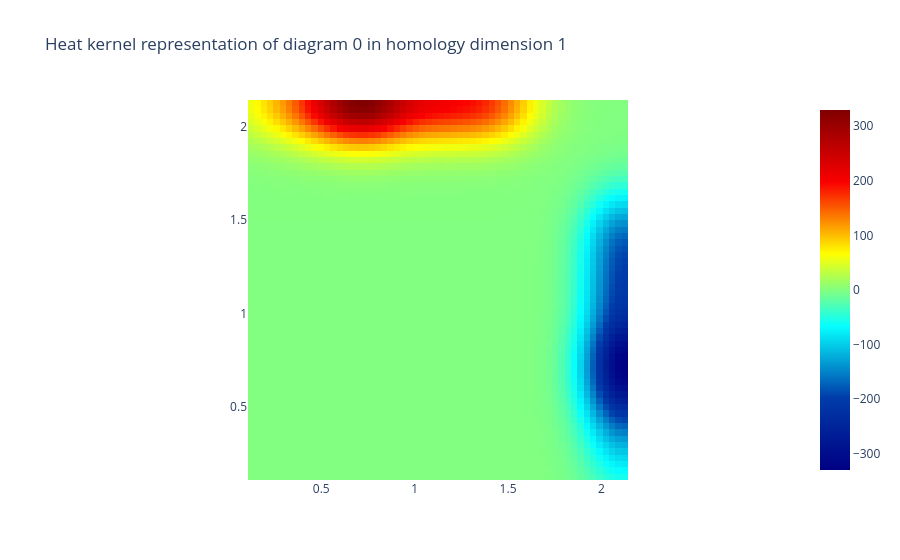

Notebook code for this chart:
### Markdown cell above
The final step is to define a vectorial representation of the persistence diagram that can be used to obtain machine learning features. Following our example from Figure 2, we convolve our persistence diagram with a Gaussian kernel and symmetrize along the main diagonal, a procedure achieved via the [``HeatKernel``](https://giotto-ai.github.io/gtda-docs/latest/modules/generated/diagrams/representations/gtda.diagrams.HeatKernel.html#gtda.diagrams.HeatKernel) transformer:

### Code cell
from gtda.diagrams import HeatKernel

heat = HeatKernel(sigma=.15, n_bins=60, n_jobs=-1)
im8_heat = heat.fit_transform(im8_scaled)

# Visualise the heat kernel for H1
heat.plot(im8_heat, homology_dimension_idx=1, colorscale='jet')

### Figure 1 — Plotly figure (JSON) as saved in the notebook; plotly's stock layout.template omitted (floating-point values rounded to 4 significant figures; data arrays with more than 128 entries replaced by an {"elided": "..."} marker saying what was removed)
{"data": [{"colorscale": [[0, "rgb(0,0,131)"], [0.2, "rgb(0,60,170)"], [0.4, "rgb(5,255,255)"], [0.6, "rgb(255,255,0)"], [0.8, "rgb(250,0,0)"], [1, "rgb(128,0,0)"]], "type": "heatmap", "x": [0.1251, 0.159, 0.1929, 0.2268, 0.2606, 0.2945, 0.3284, 0.3623, 0.3962, 0.4301, 0.464, 0.4979, 0.5318, 0.5657, 0.5996, 0.6335, 0.6674, 0.7013, 0.7352, 0.7691, 0.803, 0.8369, 0.8708, 0.9047, 0.9386, 0.9725, 1.006, 1.04, 1.074, 1.108, 1.142, 1.176, 1.21, 1.244, 1.278, 1.311, 1.345, 1.379, 1.413, 1.447, 1.481, 1.515, 1.549, 1.583, 1.617, 1.65, 1.684, 1.718, 1.752, 1.786, 1.82, 1.854, 1.888, 1.922, 1.956, 1.989, 2.023, 2.057, 2.091, 2.125], "y": [2.125, 2.091, 2.057, 2.023, 1.989, 1.956, 1.922, 1.888, 1.854, 1.82, 1.786, 1.752, 1.718, 1.684, 1.65, 1.617, 1.583, 1.549, 1.515, 1.481, 1.447, 1.413, 1.379, 1.345, 1.311, 1.278, 1.244, 1.21, 1.176, 1.142, 1.108, 1.074, 1.04, 1.006, 0.9725, 0.9386, 0.9047, 0.8708, 0.8369, 0.803, 0.7691, 0.7352, 0.7013, 0.6674, 0.6335, 0.5996, 0.5657, 0.5318, 0.4979, 0.464, 0.4301, 0.3962, 0.3623, 0.3284, 0.2945, 0.2606, 0.2268, 0.1929, 0.159, 0.1251], "z": {"elided": "60x60 float values"}}], "layout": {"plot_bgcolor": "white", "title": {"text": "Heat kernel representation of diagram 0 in homology dimension 1"}, "xaxis": {"constrain": "domain", "scaleanchor": "y"}, "yaxis": {"autorange": true, "constrain": "domain"}}}
